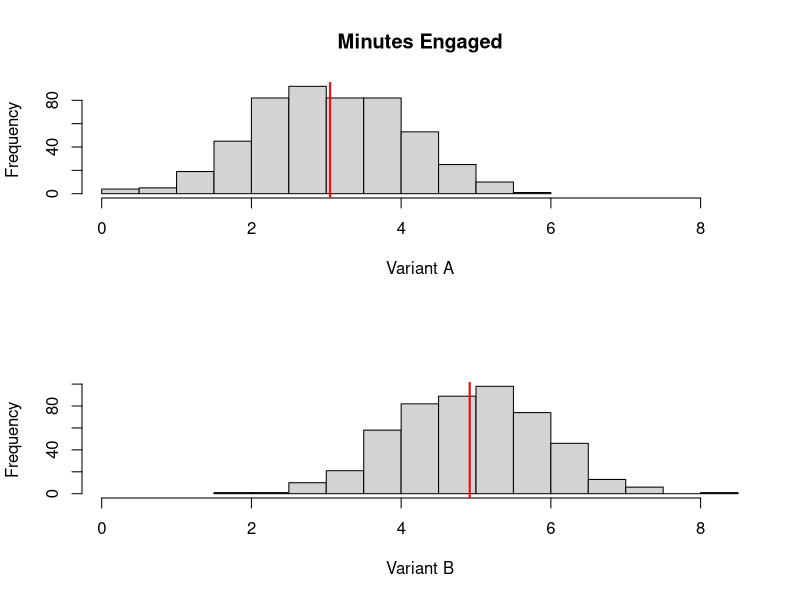

Here is the R script that generated this plot:
setwd(dir = "/Users/ntstevens/Dropbox/Teaching/MSAN_631/2017/Lectures/")

data <- read.csv(file = "instagram.csv", header = T)
A <- data$A
B <- data$B

par(mfrow=c(2,1))
xmin <- min(min(A), min(B))
xmax <- max(max(A), max(B))
hist(A, xlim = c(xmin, xmax), main = "Minutes Engaged", xlab = "Variant A")
abline(v = mean(A), col = "red", lwd = 2)
hist(B, xlim = c(xmin, xmax), main = "", xlab = "Variant B")
abline(v = mean(B), col = "red", lwd = 2)

# Do standard deviations seem similar?
sd(A)
sd(B)

## Two-sided test Ha: muA != muB
t.test(x = A, y = B, alternative = "two.sided", mu = 0, paired = F, var.equal = T, conf.level = 0.95)

## One-sided test Ha: muA > muB
t.test(x = A, y = B, alternative = "greater", mu = 0, paired = F, var.equal = T, conf.level = 0.95)

## One-sided test Ha: muA < muB
t.test(x = A, y = B, alternative = "less", mu = 0, paired = F, var.equal = T, conf.level = 0.95)


